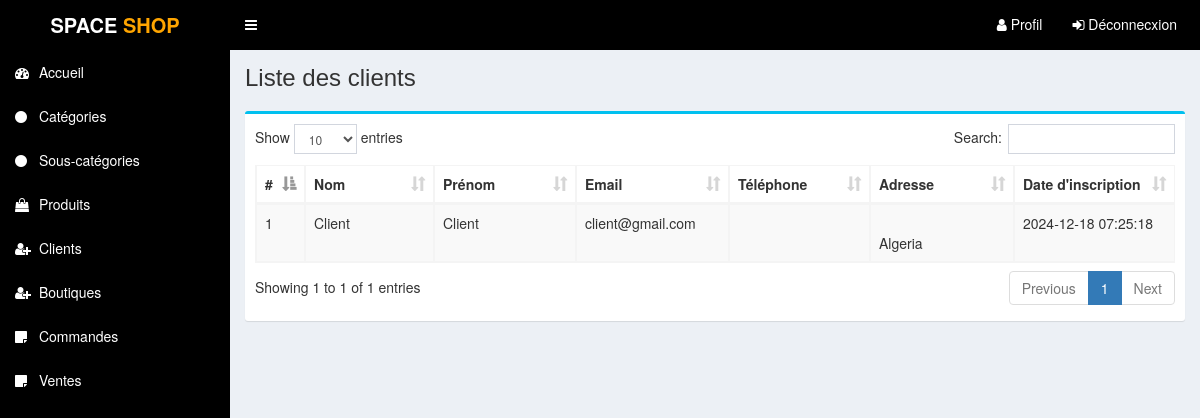
The app's page /admin/client.php (signed in) with its own data.
### tables this page shows
CREATE TABLE IF NOT EXISTS `table_client` (
  `id_c` int(11) NOT NULL AUTO_INCREMENT,
  `nom_c` varchar(100) NOT NULL,
  `prenom_c` varchar(100) NOT NULL,
  `nom_b` varchar(255) NOT NULL,
  `email_c` varchar(100) NOT NULL,
  `tel_c` varchar(50) NOT NULL,
  `id_pays` int(11) NOT NULL,
  `add_c` longtext NOT NULL,
  `willaya_c` varchar(100) NOT NULL,
  `ville_c` varchar(100) NOT NULL,
  `code_postal_c` varchar(30) NOT NULL,
  `pass_c` varchar(100) NOT NULL,
  `dateins_c` varchar(100) NOT NULL,
  `post` varchar(20) NOT NULL,
  `num_cni_pc` int(20) NOT NULL,
  `num_reg` int(30) NOT NULL,
  PRIMARY KEY (`id_c`)
);

CREATE TABLE IF NOT EXISTS `table_pays` (
  `country_id` int(11) NOT NULL AUTO_INCREMENT,
  `country_name` varchar(100) NOT NULL DEFAULT '',
  PRIMARY KEY (`country_id`)
);

### fonctions/utilisateur.php (called while the page is built, shortened)
<?php
function affiche_clients()
{
    $pdo = pdo();
    $stmt = $pdo->prepare("SELECT *
        FROM table_client t1
        JOIN table_pays t2
        ON t1.id_pays = t2.country_id
        WHERE post='client'
        ");
    $stmt->execute();
    $rslt = $stmt->fetchAll(PDO::FETCH_ASSOC);
    return $rslt;
}

### admin/client.php (the view, shortened to what this page needs)
<?php require_once('header.php'); ?>
<?php
include_once "../fonctions/utilisateur.php";
                $rslt=affiche_clients();
                $i=0;
?>
<section class="content-header">
	<div class="content-header-left">
		<h1>Liste des clients</h1>
	</div>
</section>
<section class="content">
	<div class="row">
		<div class="col-md-12">
			<div class="box box-info">
				<div class="box-body table-responsive">
					<table id="example1" class="table table-bordered table-hover table-striped">
						<thead>
							<tr>
								<th width="10">#</th>
								<th width="180">Nom</th>
								<th width="180">Prénom</th>
								<th width="150">Email</th>
								<th width="150">Téléphone</th>
								<th width="180">Adresse</th>
								<th width="180">Date d'inscription</th>
							</tr>
						</thead>
						<tbody>
							<?php
							foreach ($rslt as $affiche) {
								$i++;
							?>
								<tr>
									<td><?php echo $i; ?></td>
									<td><?php echo $affiche['nom_c'];  ?></td>
									<td><?php echo $affiche['prenom_c']; ?></td>
									<td><?php echo $affiche['email_c']; ?></td>
									<td><?php echo $affiche['tel_c']; ?></td>
									<td>
										<?php echo $affiche['code_postal_c'];  ?><br>
										<?php echo $affiche['country_name']; ?>
									</td>
									<td><?php echo $affiche['dateins_c']; ?></td>
								</tr>
								<?php
								}
								?>
						</tbody>
					</table>
				</div>
			</div>
		</div>
	</div>
</section>
<?php require_once('footer.php'); ?>

### admin/css/style.css (style rules this page uses)
.content-header { overflow: hidden; }
.content-header .content-header-left h1 { margin-top: 0; margin-bottom: 0; padding-left: 0px; padding-bottom: 5px; font-size: 24px; position: relative; }

### records on screen
table_client: nom_c "Client", prenom_c "Client", email_c "client@gmail.com", table_pays.country_name "Algeria", dateins_c "2024-12-18 07:25:18"
